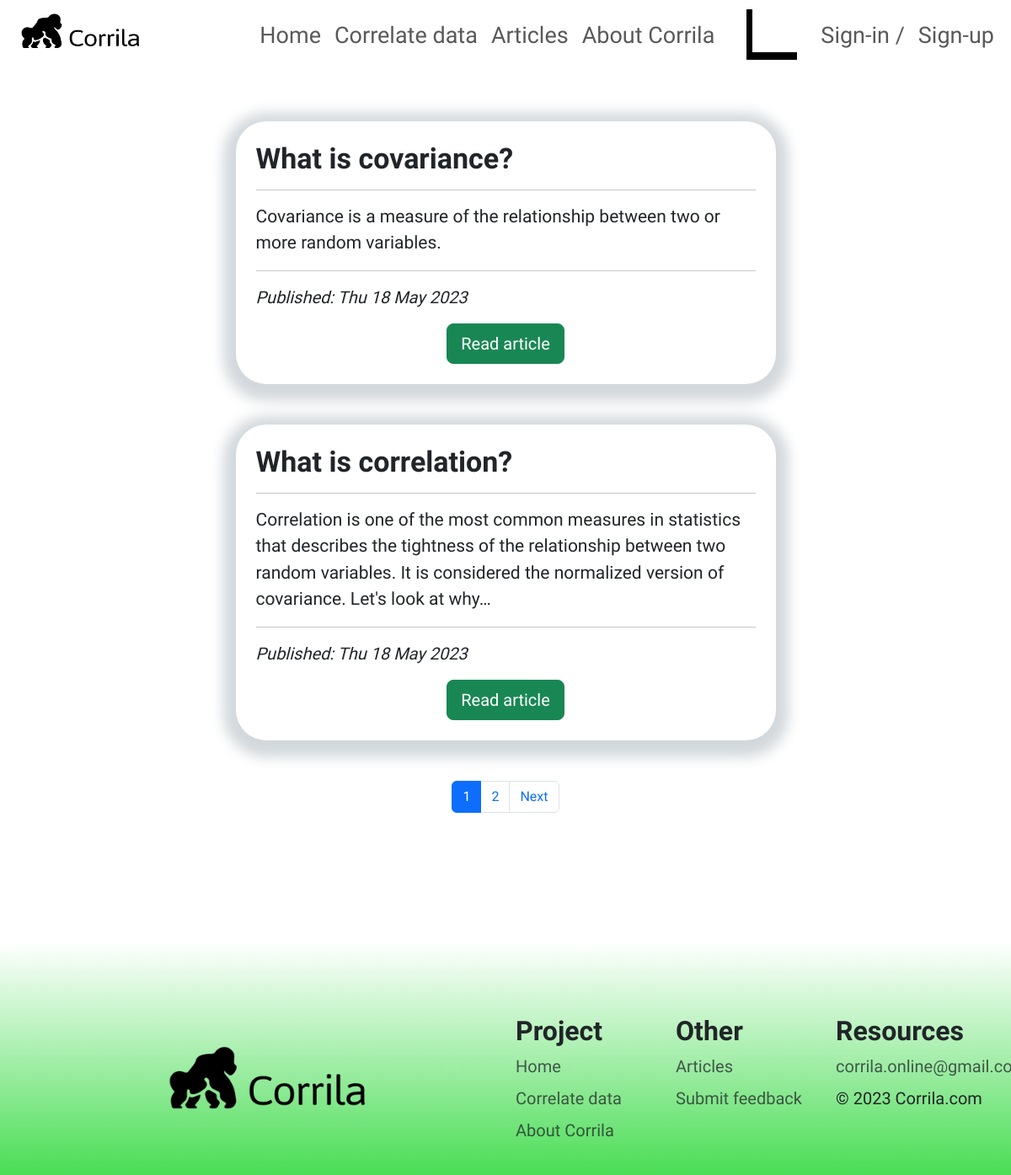
The app's page /articles/ with its own data.
### core/models.py (models this page shows, shortened)
class Article(models.Model):
    title = models.CharField(max_length=250, blank=False)
    preview_text = models.TextField(
        blank=False, default="Somthing intresting inside the article. Just read it!"
    )
    text = RichTextField(
        blank=False, null=True, default="Write somthing about statisics or correlation"
    )
    author = models.ForeignKey(User, on_delete=models.PROTECT)
    pubplication_date = models.DateTimeField(auto_now_add=True)
    slug = models.SlugField(
        max_length=255, unique=True, db_index=True, verbose_name="URL"
    )
    moderated = models.BooleanField(default=False)
    def get_absolute_url(self):
        return reverse("article", kwargs={"article_slug": self.slug})

### core/views.py (the view)
# urls.py: path('articles/', ShowArticles.as_view(), name='articles'),
class ShowArticles(ListView):
    paginate_by = 2
    model = Article
    context_object_name = "articles"
    template_name = "articles.html"
    extra_context = {"title": "Articles - Corrila"}

### templates/articles.html (shortened to what this page needs)
{% extends "base.html" %}
{% load static %}
{% block content %}
<main>
  <div class="aricles-field">
    <div class="container">
      <div class="row justify-content-center">
        {% for article in articles %}
        {% if article.moderated %}
        <div class="col-md-7 mt-5">
          <div class="article justify-content-center">
            <div class="card2">
              <div class="card-body">
                <h5 class="card-title">{{ article.title }}</h5>
                <hr>
                <p class="card-text">{{ article.preview_text }}</p>
                <hr>
                <p class="card-date">Published: {{ article.pubplication_date|date:"D d M Y" }}</p>
                <div class="d-flex justify-content-center">
                  <a href="{{ article.get_absolute_url }}" class="btn btn-success btn-lg">Read article</a>
                </div>
              </div>
            </div>
          </div>
        </div>
        {% endif %}
        {% endfor %}
        <nav class="mt-5 d-flex justify-content-center mb-2">
          <ul class="pagination">
            {% for page in paginator.page_range %}
            {% if page_obj.number == page %}
            <li class="page-item"><a class="page-link active" href="?page= {{page}}">{{page}}</a></li>
            {% else %}
            <li class="page-item"><a class="page-link" href="?page= {{page}}">{{page}}</a></li>
            {% endif %}
            {%endfor%}
            {% if page_obj.has_next %}
            <li class="page-item"><a class="page-link" href="?page={{ page_obj.next_page_number }}">Next</a></li>
            {% endif %}
          </ul>
        </nav>
      </div>
    </div>
  </div>
</main>
{% endblock content %}

### static/core/css/style.css (style rules this page uses)
* { font-family: 'Jaldi'; }
.card-title { font-weight: 700; }
.card-body { padding: 24px !important; }
.aricles-field { margin-top: 6em; margin-bottom: 5em; }
.card2 { border-radius: 36px !important; -webkit-box-shadow: 0px 5px 15px 15px rgba(34, 60, 80, 0.2); -moz-box-shadow: 0px 5px 15px 15px rgba(34, 60, 80, 0.2); box-shadow: 0px 5px 15px 15px rgba(34, 60, 80, 0.2); }
.card-date { font-style: italic; font-size: 20px; }
.article .card-title { font-size: 34px; font-weight: 700; }
.article .card-text { font-size: 21px; }
main { padding-bottom: 50px; }

### records on screen
Article: title "What is covariance?", preview_text "Covariance is a measure of the relationship between two or more random variables.", pubplication_date "Thu 18 May 2023"
Article: title "What is correlation?", preview_text "Correlation is one of the most common measures in statistics that describes the tightness of the relationship between two random variables. It is considered the normalized version of covariance. Let's look at why…", pubplication_date "Thu 18 May 2023"

### other values on screen
{{ page }} "1"
{{ page }} "2"
